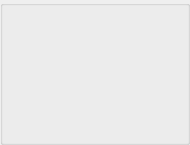
       <widget class="QGroupBox" name="groupBox7">
        <property name="minimumSize">
         <size>
          <width>190</width>
          <height>145</height>
         </size>
        </property>
        <property name="maximumSize">
         <size>
          <width>190</width>
          <height>142</height>
         </size>
        </property>
        <property name="title">
         <string/>
        </property>
        <widget class="MyAvatarLabel" name="label_Avatar7">
         <property name="geometry">
          <rect>
           <x>30</x>
           <y>10</y>
           <width>30</width>
           <height>30</height>
          </rect>
         </property>
         <property name="minimumSize">
          <size>
           <width>30</width>
           <height>30</height>
          </size>
         </property>
         <property name="maximumSize">
          <size>
           <width>30</width>
           <height>30</height>
          </size>
         </property>
         <property name="scaledContents">
          <bool>true</bool>
         </property>
        </widget>
        <widget class="MyNameLabel" name="label_PlayerName7">
         <property name="geometry">
          <rect>
           <x>70</x>
           <y>11</y>
           <width>104</width>
           <height>14</height>
          </rect>
         </property>
         <property name="minimumSize">
          <size>
           <width>0</width>
           <height>14</height>
          </size>
         </property>
         <property name="maximumSize">
          <size>
           <width>16777215</width>
           <height>14</height>
          </size>
         </property>
         <property name="alignment">
          <set>Qt::AlignLeading|Qt::AlignLeft|Qt::AlignTop</set>
         </property>
         <property name="openExternalLinks">
          <bool>true</bool>
         </property>
        </widget>
        <widget class="MySetLabel" name="textLabel_Set7">
         <property name="geometry">
          <rect>
           <x>70</x>
           <y>119</y>
           <width>104</width>
           <height>14</height>
          </rect>
         </property>
         <property name="minimumSize">
          <size>
           <width>0</width>
           <height>14</height>
          </size>
         </property>
         <property name="maximumSize">
          <size>
           <width>16777215</width>
           <height>14</height>
          </size>
         </property>
         <property name="alignment">
          <set>Qt::AlignBottom|Qt::AlignHCenter</set>
         </property>
        </widget>
        <widget class="MyCashLabel" name="textLabel_Cash7">
         <property name="geometry">
          <rect>
           <x>70</x>
           <y>25</y>
           <width>104</width>
           <height>14</height>
          </rect>
         </property>
         <property name="minimumSize">
          <size>
           <width>35</width>
           <height>14</height>
          </size>
         </property>
         <property name="maximumSize">
          <size>
           <width>16777215</width>
           <height>14</height>
          </size>
         </property>
        </widget>
        <widget class="QLabel" name="textLabel_Button7">
         <property name="geometry">
          <rect>
           <x>18</x>
           <y>88</y>
           <width>40</width>
           <height>42</height>
          </rect>
         </property>
         <property name="minimumSize">
          <size>
           <width>40</width>
           <height>42</height>
          </size>
         </property>
         <property name="maximumSize">
          <size>
           <width>40</width>
           <height>42</height>
          </size>
         </property>
         <property name="text">
          <string/>
         </property>
         <property name="scaledContents">
          <bool>true</bool>
         </property>
        </widget>
        <widget class="MyCardsPixmapLabel" name="pixmapLabel_card7a">
         <property name="geometry">
          <rect>
           <x>86</x>
           <y>39</y>
           <width>48</width>
           <height>76</height>
          </rect>
         </property>
         <property name="scaledContents">
          <bool>true</bool>
         </property>
        </widget>
        <widget class="MyCardsPixmapLabel" name="pixmapLabel_card7b">
         <property name="geometry">
          <rect>
           <x>110</x>
           <y>39</y>
           <width>48</width>
           <height>76</height>
          </rect>
         </property>
         <property name="scaledContents">
          <bool>true</bool>
         </property>
        </widget>
        <widget class="MyStatusLabel" name="textLabel_Status7">
         <property name="geometry">
          <rect>
           <x>67</x>
           <y>56</y>
           <width>111</width>
           <height>40</height>
          </rect>
         </property>
         <property name="minimumSize">
          <size>
           <width>0</width>
           <height>20</height>
          </size>
         </property>
         <property name="text">
          <string/>
         </property>
         <property name="alignment">
          <set>Qt::AlignCenter</set>
         </property>
        </widget>
        <widget class="QLabel" name="label_playerTip7">
         <property name="geometry">
          <rect>
           <x>0</x>
           <y>0</y>
           <width>181</width>
           <height>141</height>
          </rect>
         </property>
         <property name="sizePolicy">
          <sizepolicy hsizetype="Expanding" vsizetype="Expanding">
           <horstretch>0</horstretch>
           <verstretch>0</verstretch>
          </sizepolicy>
         </property>
         <property name="minimumSize">
          <size>
           <width>181</width>
           <height>141</height>
          </size>
         </property>
         <property name="text">
          <string notr="true"/>
         </property>
        </widget>
       </widget>
